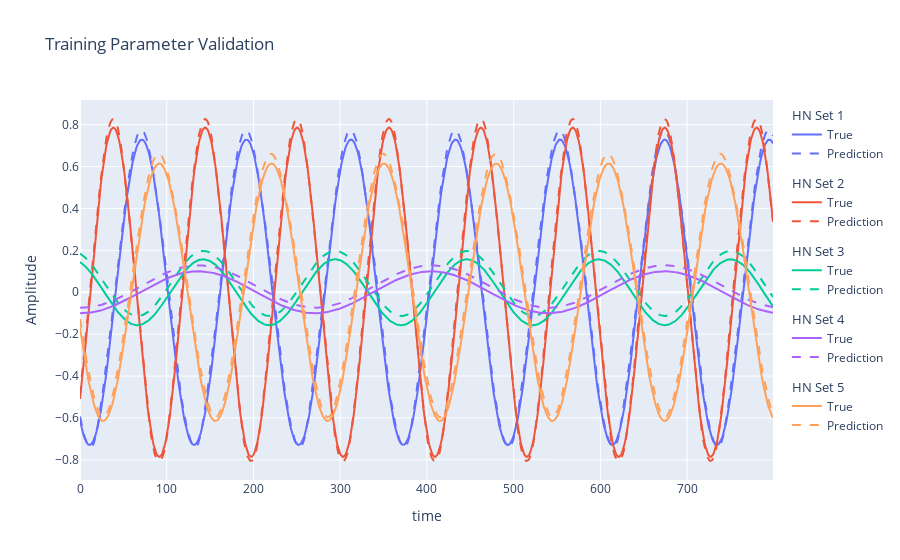

The notebook cell saved with this chart:
### Code cell
vtp_fig = go.Figure()
vtp_fig.update_layout(
    title="Training Parameter Validation",
    yaxis={"title": "Amplitude"},
    xaxis={"title": "time"},
)
for i, ds in enumerate(VTP_DATA):

    hx, tx, ty, tyhat = ds
    tyhat = tyhat.cpu().reshape(
        -1,
    )
    ty = ty.cpu().reshape(
        -1,
    )
    p_set = f"HN Set {i+1}"
    p_hover = "<br>    ".join([f"{x:.3e}" for x in hx.cpu().numpy()])

    vtp_fig.add_trace(
        go.Scatter(
            x=torch.arange(len(tx)),
            y=tyhat.cpu(),
            line={"color": colors[color_count]},
            name="True",
            showlegend=True,
            legendgroup=p_set,
            legendgrouptitle_text=p_set,
            hovertemplate=f"HyperNet Inputs:<br>    {p_hover}<br>" "<br>t: %{x}" "<br>a: %{y}",
        )
    )

    vtp_fig.add_trace(
        go.Scatter(
            x=torch.arange(len(tx)),
            y=ty,
            line={"color": colors[color_count], "dash": "dash"},
            name="Prediction",
            showlegend=True,
            legendgroup=p_set,
            legendgrouptitle_text=p_set,
            hovertemplate=f"HyperNet Inputs:<br>    {p_hover}<br>" "<br>t: %{x}" "<br>a: %{y}",
        )
    )

    color_count += 1
    if color_count == len(colors):
        color_count = 0

vtp_fig.show()

### Figure 1 — Plotly figure (JSON) as saved in the notebook; plotly's stock layout.template omitted (floating-point values rounded to 4 significant figures; data arrays with more than 128 entries replaced by an {"elided": "..."} marker saying what was removed)
{"data": [{"hovertemplate": "HyperNet Inputs:<br>    7.286e-01<br>    8.286e+00<br><br>t: %{x}<br>a: %{y}", "legendgroup": "HN Set 1", "legendgrouptitle": {"text": "HN Set 1"}, "line": {"color": "#636EFA"}, "name": "True", "showlegend": true, "type": "scatter", "x": {"elided": "800 int values"}, "y": {"elided": "800 float values"}}, {"hovertemplate": "HyperNet Inputs:<br>    7.286e-01<br>    8.286e+00<br><br>t: %{x}<br>a: %{y}", "legendgroup": "HN Set 1", "legendgrouptitle": {"text": "HN Set 1"}, "line": {"color": "#636EFA", "dash": "dash"}, "name": "Prediction", "showlegend": true, "type": "scatter", "x": {"elided": "800 int values"}, "y": {"elided": "800 float values"}}, {"hovertemplate": "HyperNet Inputs:<br>    7.857e-01<br>    9.429e+00<br><br>t: %{x}<br>a: %{y}", "legendgroup": "HN Set 2", "legendgrouptitle": {"text": "HN Set 2"}, "line": {"color": "#EF553B"}, "name": "True", "showlegend": true, "type": "scatter", "x": {"elided": "800 int values"}, "y": {"elided": "800 float values"}}, {"hovertemplate": "HyperNet Inputs:<br>    7.857e-01<br>    9.429e+00<br><br>t: %{x}<br>a: %{y}", "legendgroup": "HN Set 2", "legendgrouptitle": {"text": "HN Set 2"}, "line": {"color": "#EF553B", "dash": "dash"}, "name": "Prediction", "showlegend": true, "type": "scatter", "x": {"elided": "800 int values"}, "y": {"elided": "800 float values"}}, {"hovertemplate": "HyperNet Inputs:<br>    1.571e-01<br>    6.571e+00<br><br>t: %{x}<br>a: %{y}", "legendgroup": "HN Set 3", "legendgrouptitle": {"text": "HN Set 3"}, "line": {"color": "#00CC96"}, "name": "True", "showlegend": true, "type": "scatter", "x": {"elided": "800 int values"}, "y": {"elided": "800 float values"}}, {"hovertemplate": "HyperNet Inputs:<br>    1.571e-01<br>    6.571e+00<br><br>t: %{x}<br>a: %{y}", "legendgroup": "HN Set 3", "legendgrouptitle": {"text": "HN Set 3"}, "line": {"color": "#00CC96", "dash": "dash"}, "name": "Prediction", "showlegend": true, "type": "scatter", "x": {"elided": "800 int values"}, "y": {"elided": "800 float values"}}, {"hovertemplate": "HyperNet Inputs:<br>    1.000e-01<br>    3.714e+00<br><br>t: %{x}<br>a: %{y}", "legendgroup": "HN Set 4", "legendgrouptitle": {"text": "HN Set 4"}, "line": {"color": "#AB63FA"}, "name": "True", "showlegend": true, "type": "scatter", "x": {"elided": "800 int values"}, "y": {"elided": "800 float values"}}, {"hovertemplate": "HyperNet Inputs:<br>    1.000e-01<br>    3.714e+00<br><br>t: %{x}<br>a: %{y}", "legendgroup": "HN Set 4", "legendgrouptitle": {"text": "HN Set 4"}, "line": {"color": "#AB63FA", "dash": "dash"}, "name": "Prediction", "showlegend": true, "type": "scatter", "x": {"elided": "800 int values"}, "y": {"elided": "800 float values"}}, {"hovertemplate": "HyperNet Inputs:<br>    6.143e-01<br>    7.714e+00<br><br>t: %{x}<br>a: %{y}", "legendgroup": "HN Set 5", "legendgrouptitle": {"text": "HN Set 5"}, "line": {"color": "#FFA15A"}, "name": "True", "showlegend": true, "type": "scatter", "x": {"elided": "800 int values"}, "y": {"elided": "800 float values"}}, {"hovertemplate": "HyperNet Inputs:<br>    6.143e-01<br>    7.714e+00<br><br>t: %{x}<br>a: %{y}", "legendgroup": "HN Set 5", "legendgrouptitle": {"text": "HN Set 5"}, "line": {"color": "#FFA15A", "dash": "dash"}, "name": "Prediction", "showlegend": true, "type": "scatter", "x": {"elided": "800 int values"}, "y": {"elided": "800 float values"}}], "layout": {"title": {"text": "Training Parameter Validation"}, "xaxis": {"title": {"text": "time"}}, "yaxis": {"title": {"text": "Amplitude"}}}}
